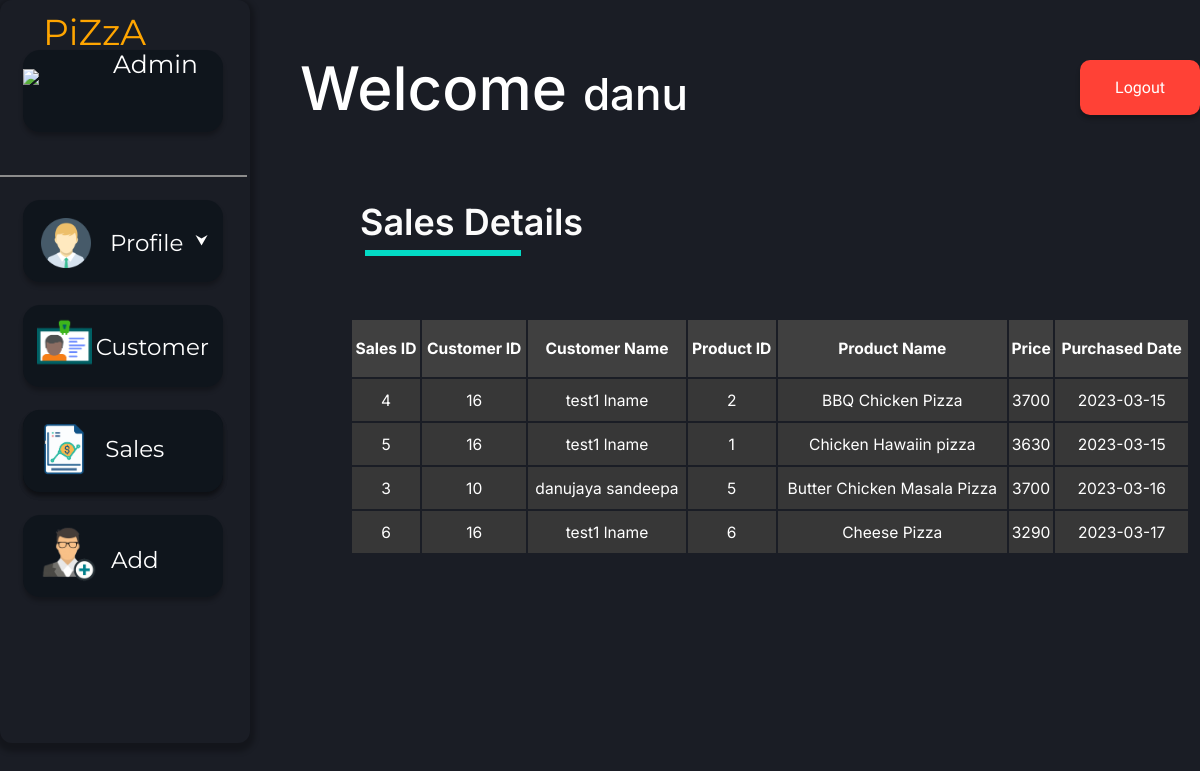
The page /adminSalesView.php (signed in) on the database its author committed.
### tables this page shows
CREATE TABLE `sales_details` (
  `Sales_ID` int(11) NOT NULL,
  `Product_ID` int(11) NOT NULL,
  `customer_id` int(11) NOT NULL,
  `Purchased_date` date NOT NULL
);

CREATE TABLE `crm_product` (
  `Product_ID` int(11) NOT NULL,
  `Product_Name` varchar(50) NOT NULL,
  `Price_per_unit` double NOT NULL
);

### adminSalesView.php (the view, shortened to what this page needs)
<?php require_once('./phpFunc/connection/connect.php'); ?>
<?php
$sql2 = "SELECT d.Sales_ID as s_id , d.customer_id as c_id, concat(c.fname ,' ', c.lname ) as cust_name , d.Product_ID as p_id, d.Purchased_date as pd, p.Product_Name as item, p.Price_per_unit as price
FROM sales_details as d , crm_product as p ,crm_customer as c
where d.Product_ID = p.Product_ID and d.customer_id = c.customer_id order by d.Purchased_date";
mysqli_query($connection, $sql2);
$result = mysqli_query($connection,$sql2);
?>
<!DOCTYPE html>
<html lang="en">
<head>
        <link href="./styles/businessUser/main.css" rel="stylesheet">
        <link href="./styles/businessUser/add.css" rel="stylesheet">
</head>
<body>
<div>
<span class="wel-msg"><p>Welcome <span style="font-size:44px;"><?php echo $_SESSION["name"]; ?></span></p></span>
<span class="sub-head">Sales Details</span> <div class="sub-line"></div>
<span><a href="./phpFunc/functions/businessUser/logout.php"><button class="log_out-button">Logout</button> </a></span>
</div>
<div class="menu">
<div class="piza-staff"><img class="piza-logo" src="./assets/img/logo.png">
<span class="menu-text" style="color:orange;">PiZzA</span><br><span class="menu-text" style="font-size:25px; color:white; postion:relative; left:90px; bottom:45px;">Admin</span>
</div>
 <div class="menu-line"></div>
<button class="pro-view">
      <img class="pro-avatar" src="./assets/img/pro_avatar.png">
      <span class="pro-text">Profile </span>
</button>
<a href="./adminCustomerView.php"><button class="sales-but">
<button  class="cus-but">
      <img class="cus-logo" src="./assets/img/cus_det.png">
      <span class="cus-text">Customer</span>
</button>
</a>
<a href="./adminSalesView.php"><button class="sales-but">
      <img class="sales-logo" src="./assets/img/sales.png">
      <span class="sales-text">Sales </span>
</button></a>
<button onclick="document.getElementById('addform').style.display='block'" class="add-but">
      <img class="add-logo" src="./assets/img/add_cus.png">
      <span class="add-text">Add</span>
</button>
</div>
<table border="0" class="table_dec2">
<tr bgcolor="#404040">
<th>Sales ID</th>
<th>Customer ID</th>
<th>Customer Name</th>
<th>Product ID</th>
<th>Product Name</th>
<th>Price</th>
<th>Purchased Date</th>
</tr>
<?php
while ($row = mysqli_fetch_assoc($result)) {
    echo "
        <tr bgcolor='#373737'>
            <td style='height:40px;'>" . $row['s_id'] . "</td>
            <td>" . $row['c_id'] . "</td>
            <td>" . $row['cust_name'] . "</td>
            <td>" . $row['p_id'] . "</td>
            <td>" . $row['item'] . "</td>
            <td>" . $row['price'] . "</td>
            <td>" . $row['pd'] . "</td>
        </tr>";
}
?>
</table>
</body>
</html>

### styles/businessUser/main.css (style rules this page uses)
body { background-color: #1A1D25; margin: 0px 0 10px; width: 100%; height: 100%; }
.table_dec2 { font-family: 'Inter', sans-serif; padding-bottom: 50px; font-size: 1.3vw; box-sizing: border-box; text-align: center; border-color:#27262C; border: 0px solid #5B5B5B; color:white; position: relative; left: 350px; bottom: 425px; width: 70%; height:auto; border-radius: 4px; z-index:-3; }
th { height: 55px; }
.wel-msg { position: absolute; left: 300px; top: -10px; font-family: 'Inter'; font-style: normal; font-weight: 500; font-size: 60px; line-height: 77px; color: #FFFFFF; }
.sub-head { position: absolute; height: 38px; left: 360px; top: 200px; font-family: 'Inter'; font-style: normal; font-weight: 600; font-size: 36px; line-height: 44px; color: #FBFBFB; }
.sub-line { border: 3px solid #03DAC5; width:150px; position: absolute; left: 365px; top: 250px; }
.menu { position: -webkit-sticky; position: sticky; width: 250px; height:743px; left: 0px; top: 0px; background: #1A1D25; box-shadow: 0px 4px 5px 5px rgba(0, 0, 0, 0.25); border-radius: 12px; z-index:4; }
.piza-logo { height: auto; width: 80px; }
.piza-staff { position: absolute; width: 200px; height: 82px; left: 23px; top: 50px; background: #0F151C; box-shadow: 0px 4px 4px rgba(0, 0, 0, 0.25); border-radius: 17px; }
.menu-text { font-family: "Montserrat", sans-serif; font-size:36px; position:relative; bottom:40px; }
.menu-line { border: 1px solid #8C8C8C; width:245px; position: relative; top:175px; }
.pro-view { position: absolute; width: 200px; height: 82px; left: 23px; top: 200px; outline:0; border:0; background: #0F151C; box-shadow: 0px 4px 4px rgba(0, 0, 0, 0.25); border-radius: 17px; }
.pro-avatar { height: auto; width: 50px; position: relative; left:-10px; top:5px; }
.pro-text { font-family: "Montserrat", sans-serif; font-size:23px; position:relative; bottom:12px; left:5px; color:white; cursor:default; }
.pro-view:after { content: '\2B9F'; color: white; font-weight: bold; float: right; margin-left: 5px; position: relative; top:20px; right:10px; }
.sales-but { position: absolute; width: 200px; height: 82px; left: 23px; top: 410px; outline:0; border:0; background: #0F151C; box-shadow: 0px 4px 4px rgba(0, 0, 0, 0.25); border-radius: 17px; }
.sales-logo { height: auto; width: 90px; position: relative; left:-28px; top:1px; }
.sales-text { font-family: "Montserrat", sans-serif; font-size:23px; position:relative; bottom:20px; left:-35px; color:white; cursor:default; }
.add-but { position: absolute; width: 200px; height: 82px; left: 23px; top: 515px; outline:0; border:0; background: #0F151C; box-shadow: 0px 4px 4px rgba(0, 0, 0, 0.25); border-radius: 17px; }
.add-logo { height: auto; width: 70px; position: relative; left:-28px; top:1px; }
.add-text { font-family: "Montserrat", sans-serif; font-size:23px; position:relative; bottom:20px; left:-25px; color:white; cursor:default; }
.cus-but { position: absolute; width: 200px; height: 82px; left: 23px; top: 305px; outline:0; border:0; background: #0F151C; box-shadow: 0px 4px 4px rgba(0, 0, 0, 0.25); border-radius: 17px; }
.cus-logo { height: auto; width: 55px; position: relative; left:0px; top:0px; }
.cus-text { font-family: "Montserrat", sans-serif; font-size:23px; position:relative; bottom:16px; left:-0px; color:white; cursor:default; }
.log_out-button { appearance: none; background-color: #FF4136; border: 0px solid #1A1A1A; border-radius: 10px; box-sizing: border-box; color: #FFFFFF; cursor: pointer; display: inline-block; font-family: 'Exo', sans-serif; font-size: 16px; width: 120px; height: 55px; outline: none; text-align: center; text-decoration: none; transition: all 300ms cubic-bezier(.23, 1, 0.32, 1); user-select: none; -webkit-user-select: none; touch-action: manipulation; box-shadow: 0px 4px 4px rgba(0, 0, 0, 0.25); will-change: transform; position: absolute; left: 90%; top: 60px; }

### rows shown on the page
sales_details: Sales_ID "4", customer "16", cust_name "test1 lname", Product_ID "2", Product_ID.Product_Name "BBQ Chicken Pizza", Product_ID.Price_per_unit "3700", Purchased_date "2023-03-15"
sales_details: Sales_ID "5", customer "16", cust_name "test1 lname", Product_ID "1", Product_ID.Product_Name "Chicken Hawaiin pizza", Product_ID.Price_per_unit "3630", Purchased_date "2023-03-15"
sales_details: Sales_ID "3", customer "10", cust_name "danujaya sandeepa", Product_ID "5", Product_ID.Product_Name "Butter Chicken Masala Pizza", Product_ID.Price_per_unit "3700", Purchased_date "2023-03-16"
sales_details: Sales_ID "6", customer "16", cust_name "test1 lname", Product_ID "6", Product_ID.Product_Name "Cheese Pizza", Product_ID.Price_per_unit "3290", Purchased_date "2023-03-17"

### other values the page prints
$_SESSION["name"] "danu"
